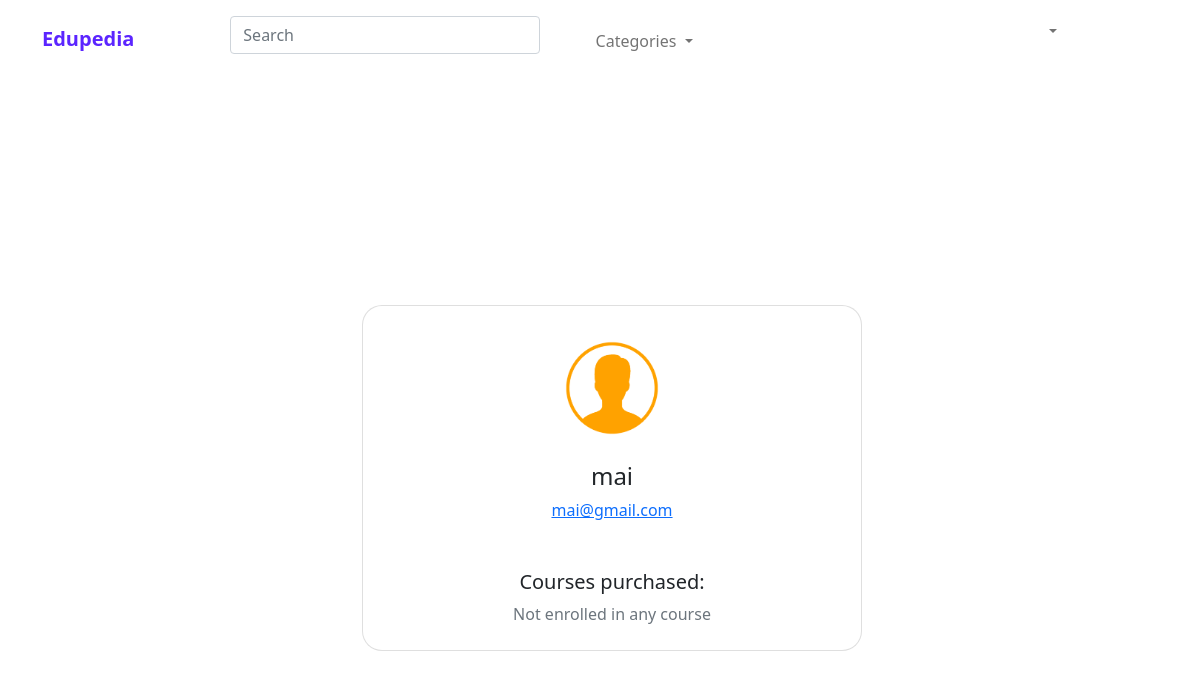
Page /server/learner.php?id=15 on the earlier database version.
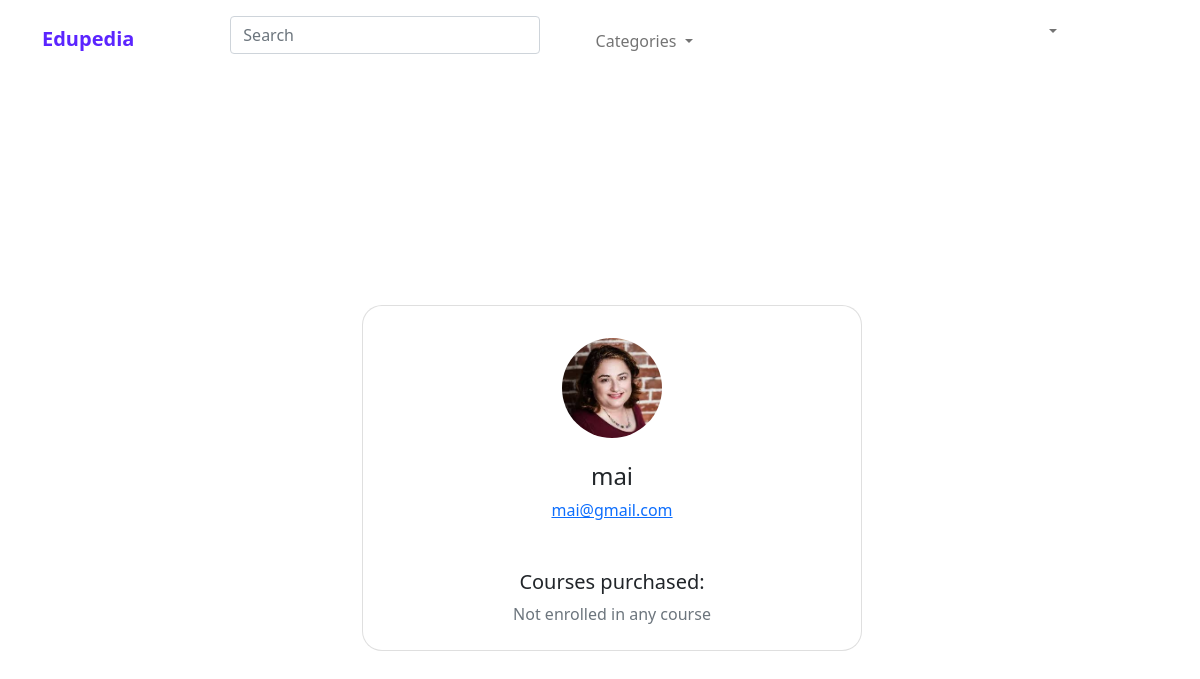
Same page on the later database version.
### tables this page shows
CREATE TABLE `user` (
  `id` int(11) NOT NULL,
  `type` int(11) NOT NULL,
  `fname` varchar(50) NOT NULL,
  `email` varchar(62) NOT NULL,
  `password` varchar(255) NOT NULL,
  `security_ans` varchar(255) NOT NULL,
  `picture` varchar(255) DEFAULT NULL,
  `tutor_status` int(11) DEFAULT NULL,
  `admin_rank` int(11) DEFAULT NULL,
  `tutor_cv` varchar(255) DEFAULT NULL,
  `status` text DEFAULT NULL
);

### server/navbarAdmin.php (the view, shortened to what this page needs)
<html>
    <?php
    include_once 'database.php';
    ?>
<head>
    <link rel="stylesheet" type="text/css" href="styles/styles.css">
    <link href="https://cdn.jsdelivr.net/npm/bootstrap@5.0.2/dist/css/bootstrap.min.css" rel="stylesheet">
</head>
<body>
    <?php
    include_once 'database.php';
    ?>
    <nav class="navbar navbar-expand-md navbar-light bg-faded justify-content-center" id="navbar">
        <div class="container">
            <a href="home.php" class="navbar-brand d-flex justify-content-center w=50 me-auto">Edupedia</a>
            <div class="collapse navbar-collapse col-4 mx-5 mt-1" id="main-nav">
                <div class="col-4 mx-5 mt-1">
                    <form class="w-auto">
                        <input type="search" class="form-control" placeholder="Search" aria-label="Search" />
                    </form>
                </div>
                <ul class="navbar-nav d-flex flex-row me-1">
                    <li class="nav-item dropdown">
                        <a class="nav-link dropdown-toggle" href="#" id="navbarDropdown" role="button" data-toggle="dropdown" aria-haspopup="true" aria-expanded="false">
                            Categories
                        </a>
                    </li>
                    <div class="col-4">
                        <div class="collapse navbar-collapse  justify-content-center" id="navbar-list-4">
                            <ul class="navbar-nav">
                                <li class="nav-item dropdown">
                                    <a class="nav-link dropdown-toggle" href="#" id="navbarDropdownMenuLink" role="button" data-toggle="dropdown" aria-haspopup="true" aria-expanded="false">
                                    </a>
                                </li>
                            </ul>
                        </div>
                    </div>
                </ul>
            </div>
        </div>
    </nav>
</body>
</html>

### server/learner.php (shortened to what this page needs)
<html>
<head>
  <link rel="stylesheet" type="text/css" href="styles/styles.css">
  <link href="https://cdn.jsdelivr.net/npm/bootstrap@5.0.2/dist/css/bootstrap.min.css" rel="stylesheet">
  <link rel="stylesheet" href="https://cdnjs.cloudflare.com/ajax/libs/font-awesome/4.7.0/css/font-awesome.min.css">
</head>
<body id="learnerbody">
  <?php
  include_once 'navbarAdmin.php';
  include_once 'database.php';
  $sql = "SELECT * FROM user WHERE id='" . $_GET['id'] . "'";
  $result = $conn->query($sql);
  $row = $result->fetch_assoc();
  ?>
  <section class="vh-100" id="backg">
    <div class="container py-5 h-100">
      <div class="row d-flex justify-content-center align-items-center h-100" >
        <div class="col-md-12 col-xl-4">
          <div class="card" style="border-radius: 20px;" id="learnerView">
            <div class="card-body text-center">
              <div class="mt-3 mb-4">
                <?php
                if ($row['picture'] != "") {
                ?>
                  <img src="<?php echo $row['picture'] ?>" class="rounded-circle img-fluid" style="width: 100px;" />
                <?php } else {
                ?>
                  <img src="images/pic.png" class="rounded-circle img-fluid" style="width: 100px;" />
                <?php
                } ?>
              </div>
              <h4 class="mb-2"><?php echo $row['fname'] ?></h4>
              <p class="text-muted mb-4"><a href="#!"><?php echo $row['email'] ?></a></p>
              <div class="d-flex justify-content-center text-center mt-5 mb-2">
                <div>
                  <p class="mb-2 h5">Courses purchased:</p>
                  <?php
                  $sql1 = "SELECT * FROM enroll WHERE learner_id='" . $_GET['id'] . "'";
                  $result1 = $conn->query($sql1);
                  if ($result1->num_rows > 0) {
                  ?>
                    <table class="table table-hover">
                      <thead>
                        <tr>
                          <th>Course name</th>
                        </tr>
                      </thead>
                      <?php
                      while ($row1 = $result1->fetch_assoc()) {
                        $sql2 = "SELECT name FROM course WHERE id='" . $row1['course_id'] . "'";
                        $result2 = $conn->query($sql2);
                        $row2 = $result2->fetch_assoc();
                      ?>
                        <tbody>
                          <tr scope="row">
                            <td><?php echo $row2['name'] ?></td>
                          </tr>
                        </tbody>
                      <?php
                      }
                    } else {
                      ?>
                      <p class="text-muted mb-0">Not enrolled in any course</p>
                    <?php
                    }
                    ?>
                </div>
              </div>
            </div>
          </div>
        </div>
      </div>
    </div>
  </section>
</body>
</html>

Differences in the rows shown:
changed user "mai": picture: picture added
